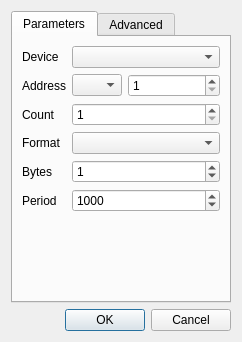
<?xml version="1.0" encoding="UTF-8"?>
<ui version="4.0">
 <class>mbClientDialogDataViewItem</class>
 <widget class="QDialog" name="mbClientDialogDataViewItem">
  <property name="geometry">
   <rect>
    <x>0</x>
    <y>0</y>
    <width>242</width>
    <height>340</height>
   </rect>
  </property>
  <property name="windowTitle">
   <string>Data</string>
  </property>
  <layout class="QVBoxLayout" name="verticalLayout">
   <item>
    <widget class="QTabWidget" name="tabWidget">
     <property name="currentIndex">
      <number>0</number>
     </property>
     <widget class="QWidget" name="tabParameters">
      <attribute name="title">
       <string>Parameters</string>
      </attribute>
      <layout class="QFormLayout" name="formLayout">
       <item row="0" column="0">
        <widget class="QLabel" name="label_4">
         <property name="text">
          <string>Device</string>
         </property>
        </widget>
       </item>
       <item row="0" column="1">
        <widget class="QComboBox" name="cmbDevice"/>
       </item>
       <item row="1" column="0">
        <widget class="QLabel" name="label">
         <property name="text">
          <string>Address</string>
         </property>
        </widget>
       </item>
       <item row="1" column="1">
        <layout class="QHBoxLayout" name="horizontalLayout" stretch="0,1">
         <item>
          <widget class="QComboBox" name="cmbAdrType">
           <property name="sizePolicy">
            <sizepolicy hsizetype="Minimum" vsizetype="Fixed">
             <horstretch>0</horstretch>
             <verstretch>0</verstretch>
            </sizepolicy>
           </property>
           <property name="maximumSize">
            <size>
             <width>50</width>
             <height>16777215</height>
            </size>
           </property>
          </widget>
         </item>
         <item>
          <widget class="QSpinBox" name="spOffset">
           <property name="minimum">
            <number>1</number>
           </property>
           <property name="maximum">
            <number>465535</number>
           </property>
          </widget>
         </item>
        </layout>
       </item>
       <item row="2" column="0">
        <widget class="QLabel" name="label_2">
         <property name="text">
          <string>Count</string>
         </property>
        </widget>
       </item>
       <item row="2" column="1">
        <widget class="QSpinBox" name="spCount">
         <property name="minimum">
          <number>1</number>
         </property>
         <property name="maximum">
          <number>65536</number>
         </property>
         <property name="value">
          <number>1</number>
         </property>
        </widget>
       </item>
       <item row="3" column="0">
        <widget class="QLabel" name="label_3">
         <property name="text">
          <string>Format</string>
         </property>
        </widget>
       </item>
       <item row="3" column="1">
        <widget class="QComboBox" name="cmbFormat"/>
       </item>
       <item row="4" column="0">
        <widget class="QLabel" name="label_7">
         <property name="text">
          <string>Bytes</string>
         </property>
        </widget>
       </item>
       <item row="4" column="1">
        <widget class="QSpinBox" name="spLength">
         <property name="maximum">
          <number>32000</number>
         </property>
         <property name="value">
          <number>1</number>
         </property>
        </widget>
       </item>
       <item row="5" column="0">
        <widget class="QLabel" name="label_5">
         <property name="text">
          <string>Period</string>
         </property>
        </widget>
       </item>
       <item row="5" column="1">
        <widget class="QSpinBox" name="spPeriod">
         <property name="maximum">
          <number>32000</number>
         </property>
         <property name="value">
          <number>1000</number>
         </property>
        </widget>
       </item>
       <item row="6" column="1">
        <spacer name="verticalSpacer">
         <property name="orientation">
          <enum>Qt::Vertical</enum>
         </property>
         <property name="sizeHint" stdset="0">
          <size>
           <width>20</width>
           <height>40</height>
          </size>
         </property>
        </spacer>
       </item>
      </layout>
     </widget>
     <widget class="QWidget" name="tabAdvanced">
      <attribute name="title">
       <string>Advanced</string>
      </attribute>
      <layout class="QVBoxLayout" name="verticalLayout_2">
       <item>
        <layout class="QFormLayout" name="formLayout_2">
         <item row="0" column="0">
          <widget class="QLabel" name="label_8">
           <property name="text">
            <string>Byte order</string>
           </property>
          </widget>
         </item>
         <item row="0" column="1">
          <widget class="QComboBox" name="cmbByteOrder"/>
         </item>
         <item row="1" column="0">
          <widget class="QLabel" name="label_6">
           <property name="text">
            <string>Register order</string>
           </property>
          </widget>
         </item>
         <item row="1" column="1">
          <widget class="QComboBox" name="cmbRegisterOrder"/>
         </item>
        </layout>
       </item>
       <item>
        <widget class="QGroupBox" name="grByteArray">
         <property name="title">
          <string>Byte Array</string>
         </property>
         <layout class="QFormLayout" name="formLayout_4">
          <item row="0" column="0">
           <widget class="QLabel" name="label_16">
            <property name="text">
             <string>Format</string>
            </property>
           </widget>
          </item>
          <item row="0" column="1">
           <widget class="QComboBox" name="cmbByteArrayFormat"/>
          </item>
          <item row="1" column="0">
           <widget class="QLabel" name="label_17">
            <property name="text">
             <string>Separator</string>
            </property>
           </widget>
          </item>
          <item row="1" column="1">
           <layout class="QHBoxLayout" name="horizontalLayout_2">
            <property name="spacing">
             <number>1</number>
            </property>
            <item>
             <widget class="QLineEdit" name="lnByteArraySeparator"/>
            </item>
            <item>
             <widget class="QToolButton" name="btnTogleDefaultByteArraySeparator">
              <property name="text">
               <string>...</string>
              </property>
              <property name="icon">
               <iconset resource="../client_rsc.qrc">
                <normaloff>:/core/icons/resetproperty.png</normaloff>:/core/icons/resetproperty.png</iconset>
              </property>
             </widget>
            </item>
           </layout>
          </item>
         </layout>
        </widget>
       </item>
       <item>
        <widget class="QGroupBox" name="grString">
         <property name="title">
          <string>String</string>
         </property>
         <layout class="QFormLayout" name="formLayout_3">
          <item row="0" column="0">
           <widget class="QLabel" name="label_15">
            <property name="text">
             <string>Length type</string>
            </property>
           </widget>
          </item>
          <item row="0" column="1">
           <widget class="QComboBox" name="cmbStringLengthType"/>
          </item>
          <item row="1" column="0">
           <widget class="QLabel" name="label_14">
            <property name="text">
             <string>Encoding</string>
            </property>
           </widget>
          </item>
          <item row="1" column="1">
           <widget class="QComboBox" name="cmbStringEncoding"/>
          </item>
         </layout>
        </widget>
       </item>
       <item>
        <spacer name="verticalSpacer_2">
         <property name="orientation">
          <enum>Qt::Vertical</enum>
         </property>
         <property name="sizeHint" stdset="0">
          <size>
           <width>20</width>
           <height>40</height>
          </size>
         </property>
        </spacer>
       </item>
      </layout>
     </widget>
    </widget>
   </item>
   <item>
    <widget class="QDialogButtonBox" name="buttonBox">
     <property name="orientation">
      <enum>Qt::Horizontal</enum>
     </property>
     <property name="standardButtons">
      <set>QDialogButtonBox::Cancel|QDialogButtonBox::Ok</set>
     </property>
    </widget>
   </item>
  </layout>
 </widget>
 <resources>
  <include location="../client_rsc.qrc"/>
  <include location="../client_rsc.qrc"/>
 </resources>
 <connections>
  <connection>
   <sender>buttonBox</sender>
   <signal>accepted()</signal>
   <receiver>mbClientDialogDataViewItem</receiver>
   <slot>accept()</slot>
   <hints>
    <hint type="sourcelabel">
     <x>248</x>
     <y>254</y>
    </hint>
    <hint type="destinationlabel">
     <x>157</x>
     <y>274</y>
    </hint>
   </hints>
  </connection>
  <connection>
   <sender>buttonBox</sender>
   <signal>rejected()</signal>
   <receiver>mbClientDialogDataViewItem</receiver>
   <slot>reject()</slot>
   <hints>
    <hint type="sourcelabel">
     <x>316</x>
     <y>260</y>
    </hint>
    <hint type="destinationlabel">
     <x>286</x>
     <y>274</y>
    </hint>
   </hints>
  </connection>
 </connections>
</ui>
